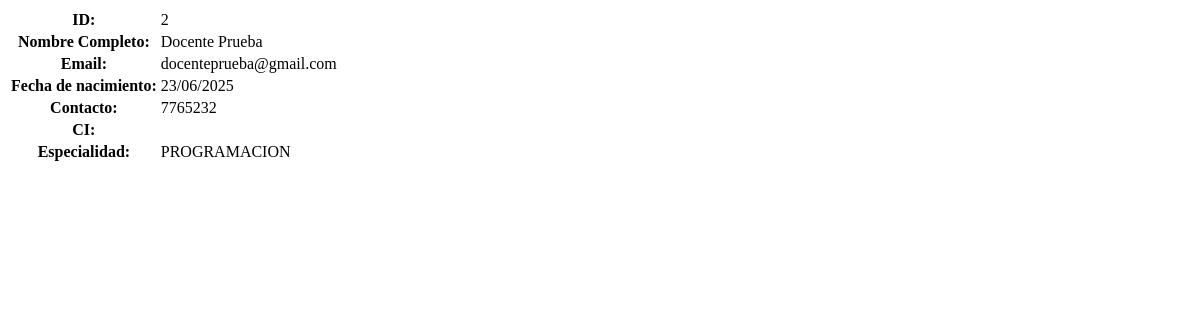
Page /admi/docentes/vista/2 on the earlier database version.
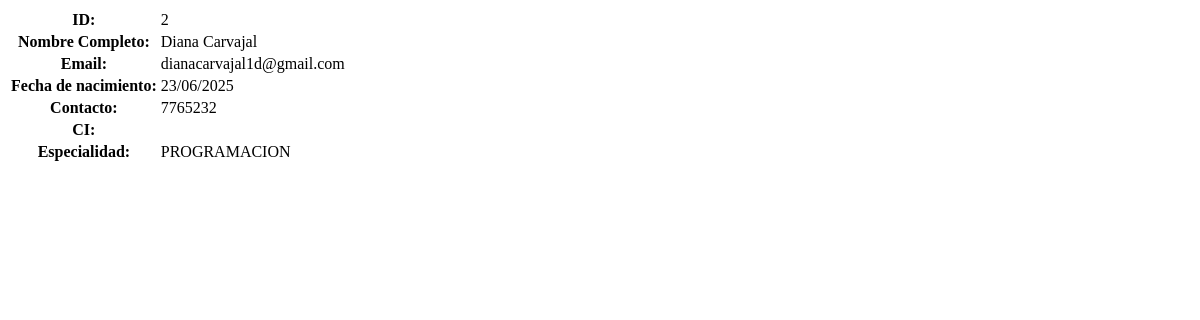
Same page on the later database version.
### models/usuario_model.py (models this page shows, shortened)
class Usuario(db.Model, UserMixin):
    __tablename__='usuarios'
    id = db.Column(db.Integer,primary_key=True)
    nombre = db.Column(db.String(80),nullable=False)
    apellido = db.Column(db.String(100))
    email = db.Column(db.String(120), unique=True)
    username = db.Column(db.String(20),nullable=False)
    password = db.Column(db.String,nullable=False)
    activo = db.Column(db.Boolean, default=True,nullable=False)
    rol_id = db.Column(db.Integer, db.ForeignKey('rol.id'), nullable=False)
    rol = db.relationship('Rol', back_populates='usuarios')
    docentes = db.relationship('Docente', backref='usuario_rel', lazy=True, cascade='all, delete-orphan')
    estudiantes = db.relationship('Estudiante', backref='usuario_rel', lazy=True, cascade='all, delete-orphan')
    def delete(self):
        db.session.delete(self)
        db.session.commit()

### controllers/admi/docente_controller.py (the view)
@docente_bp.route("/vista/<int:id>")
def vista(id):
    docente = Docente.get_by_id(id)
    return docente_view.vista(docente)

### models/docente_model.py (called while the page is built)
    @staticmethod
    def get_by_id(id):
        return Docente.query.get(id)

### views/admi/docente_view.py (called while the page is built)
def vista(docente):
    return render_template('admi/docentes/vista.html',docente=docente)

### templates/admi/docentes/vista.html
<table class="table table-bordered">
    <tr>
        <th>ID:</th>
        <td>{{ docente.id }}</td>
    </tr>
    <tr>
        <th>Nombre Completo:</th>
        <td>{{ docente.usuario.nombre }} {{ docente.usuario.apellido }}</td>
    </tr>
    <tr>
        <th>Email:</th>
        <td>{{ docente.usuario.email }}</td>
    </tr>
    <tr>
        <th>Fecha de nacimiento:</th>
        <td>{{docente.fecha_nac.strftime('%d/%m/%Y')}}</td>
    </tr>
    <tr>
        <th>Contacto:</th>
        <td>{{ docente.telefono }}</td>
    </tr>
    <tr>
        <th>CI:</th>
        <td>{{ docente.ci }}</td>
    </tr>
    <tr>
        <th>Especialidad:</th>
        <td>{{ docente.especialidad }}</td>
    </tr>
</table>

Differences in the rows shown:
changed Usuario: usuario.nombre "Docente" → "Diana"; usuario.apellido "Prueba" → "Carvajal"; usuario.email "docenteprueba@gmail.com" → "dianacarvajal1d@gmail.com"
